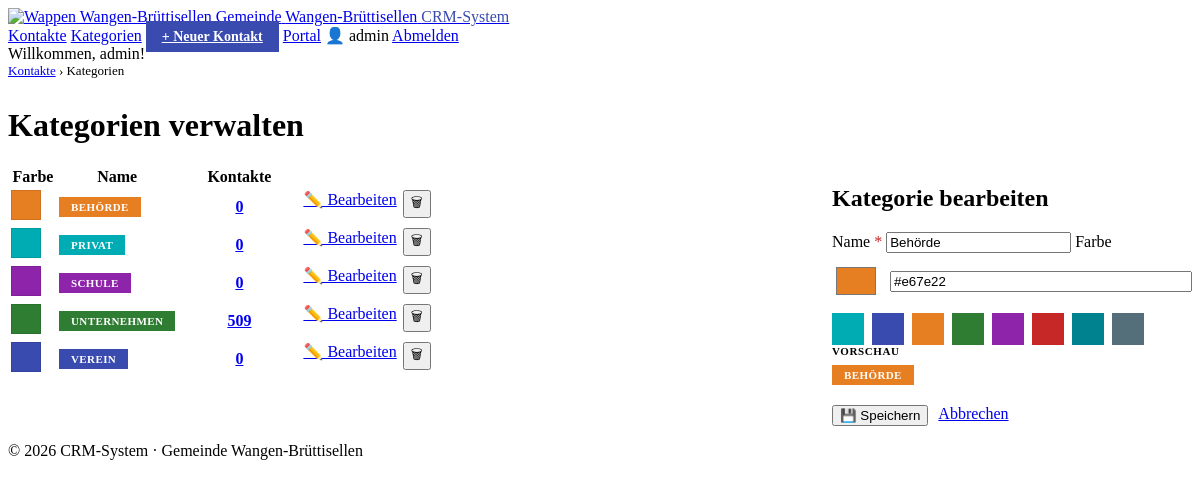
Page /crm/categories.php?edit=3 (signed in) on the committed database.
### tables this page shows
CREATE TABLE IF NOT EXISTS crm_categories (
    id         INT AUTO_INCREMENT PRIMARY KEY,
    name       VARCHAR(100) NOT NULL,
    color      VARCHAR(7)   NOT NULL DEFAULT '#00acb3',
    created_at DATETIME     DEFAULT CURRENT_TIMESTAMP
);

### config.php (called while the page is built, shortened)
<?php
function e($str) {
    return htmlspecialchars($str ?? '', ENT_QUOTES, 'UTF-8');
}

### crm/categories.php (the view, shortened to what this page needs)
<?php
require_once __DIR__ . '/../config.php';
$categories = $pdo->query("
    SELECT c.*, COUNT(k.id) AS contact_count
    FROM crm_categories c
    LEFT JOIN crm_contacts k ON k.category_id = c.id
    GROUP BY c.id
    ORDER BY c.name ASC
")->fetchAll();
$editId  = (int)($_GET['edit'] ?? 0);
$editCat = null;
if ($editId) {
    $stmt = $pdo->prepare('SELECT * FROM crm_categories WHERE id = ?');
    $stmt->execute([$editId]);
    $editCat = $stmt->fetch();
}
include __DIR__ . '/includes/header.php';
?>
<div style="font-size:13px; color:var(--text-muted); margin-bottom:28px;">
    <a href="index.php">Kontakte</a> &rsaquo; Kategorien
</div>
<div class="page-header">
    <h1>Kategorien verwalten</h1>
</div>
<div style="display:grid; grid-template-columns:1fr 360px; gap:32px; align-items:start;">
    <div>
        <?php if (!$categories): ?>
            <div class="card" style="text-align:center; padding:48px; color:var(--text-muted);">
                Noch keine Kategorien vorhanden.
            </div>
        <?php else: ?>
            <table>
                <thead>
                    <tr>
                        <th style="width:44px;">Farbe</th>
                        <th>Name</th>
                        <th style="width:120px; text-align:center;">Kontakte</th>
                        <th style="width:140px;"></th>
                    </tr>
                </thead>
                <tbody>
                <?php foreach ($categories as $cat): ?>
                    <tr>
                        <td>
                            <span style="display:inline-block; width:28px; height:28px; background:<?= e($cat['color']) ?>; border:1px solid rgba(0,0,0,.1);"></span>
                        </td>
                        <td style="font-weight:600; color:var(--text-dark);">
                            <span class="crm-cat-badge" style="background:<?= e($cat['color']) ?>;"><?= e($cat['name']) ?></span>
                        </td>
                        <td style="text-align:center;">
                            <a href="index.php?cat=<?= $cat['id'] ?>" style="font-weight:600;">
                                <?= $cat['contact_count'] ?>
                            </a>
                        </td>
                        <td style="display:flex; gap:6px;">
                            <a href="categories.php?edit=<?= $cat['id'] ?>" class="btn-small btn-secondary">✏️ Bearbeiten</a>
                            <form method="post" onsubmit="return confirm('Kategorie «<?= e(addslashes($cat['name'])) ?>» löschen?\nKontakte dieser Kategorie werden keiner Kategorie zugewiesen.');" style="display:inline;">
                                <button type="submit" class="btn-small btn-danger">🗑</button>
                            </form>
                        </td>
                    </tr>
                <?php endforeach; ?>
                </tbody>
            </table>
        <?php endif; ?>
    </div>
    <div class="card" style="position:sticky; top:24px;">
        <h2><?= $editCat ? 'Kategorie bearbeiten' : 'Neue Kategorie' ?></h2>
        <form method="post" action="categories.php">
            <label>Name <span style="color:#c62828;">*</span>
                <input type="text" name="name" required autofocus
                       value="<?= e($editCat['name'] ?? '') ?>"
                       placeholder="z.B. Verein">
            </label>
            <label>Farbe
                <div style="display:flex; gap:10px; align-items:center; margin-top:8px;">
                    <input type="color" name="color"
                           value="<?= e($editCat['color'] ?? '#00acb3') ?>"
                           id="colorPicker"
                           style="width:48px; height:40px; padding:2px; border:1px solid var(--border-strong); cursor:pointer; background:none;">
                    <input type="text" id="colorText"
                           value="<?= e($editCat['color'] ?? '#00acb3') ?>"
                           placeholder="#00acb3"
                           maxlength="7"
                           style="flex:1; margin-top:0;"
                           oninput="document.getElementById('colorPicker').value=this.value">
                </div>
                <div style="display:flex; gap:8px; flex-wrap:wrap; margin-top:12px;">
                    <?php foreach ([
                        '#00acb3','#3a4bb0','#e67e22','#2e7d32',
                        '#8e24aa','#c62828','#00838f','#546e7a'
                    ] as $c): ?>
                        <span onclick="document.getElementById('colorPicker').value='<?= $c ?>'; document.getElementById('colorText').value='<?= $c ?>';"
                              style="display:inline-block; width:28px; height:28px; background:<?= $c ?>; cursor:pointer; border:2px solid transparent; transition:border-color .15s;"
                              onmouseover="this.style.borderColor='#000'" onmouseout="this.style.borderColor='transparent'"
                              title="<?= $c ?>"></span>
                    <?php endforeach; ?>
                </div>
            </label>
            <div style="margin-bottom:20px;">
                <div style="font-size:11px; font-weight:700; text-transform:uppercase; letter-spacing:0.6px; color:var(--text-muted); margin-bottom:8px;">Vorschau</div>
                <span id="preview" class="crm-cat-badge"
                      style="background:<?= e($editCat['color'] ?? '#00acb3') ?>;">
                    <?= $editCat ? e($editCat['name']) : 'Beispiel' ?>
                </span>
            </div>
            <div style="display:flex; gap:10px; flex-wrap:wrap;">
                <button type="submit" class="btn-primary">
                    <?= $editCat ? '💾 Speichern' : '✅ Erstellen' ?>
                </button>
                <?php if ($editCat): ?>
                    <a href="categories.php" class="btn-secondary">Abbrechen</a>
                <?php endif; ?>
            </div>
        </form>
    </div>
</div>
<?php include __DIR__ . '/includes/footer.php'; ?>

### crm/includes/header.php (style rules this page uses)
.crm-cat-badge { display: inline-block; padding: 4px 12px; font-size: 11px; font-weight: 700; text-transform: uppercase; letter-spacing: 0.4px; color: #ffffff; }

### rows in the picture
crm_categories: name "BEHÖRDE", contact_count "0", name "Behörde", color "#e67e22"
crm_categories: name "PRIVAT", contact_count "0"
crm_categories: name "SCHULE", contact_count "0"
crm_categories: name "UNTERNEHMEN", contact_count "509"
crm_categories: name "VEREIN", contact_count "0"

### other values in the picture
$_SESSION['username'] "admin"
$msg "Willkommen, admin!"
